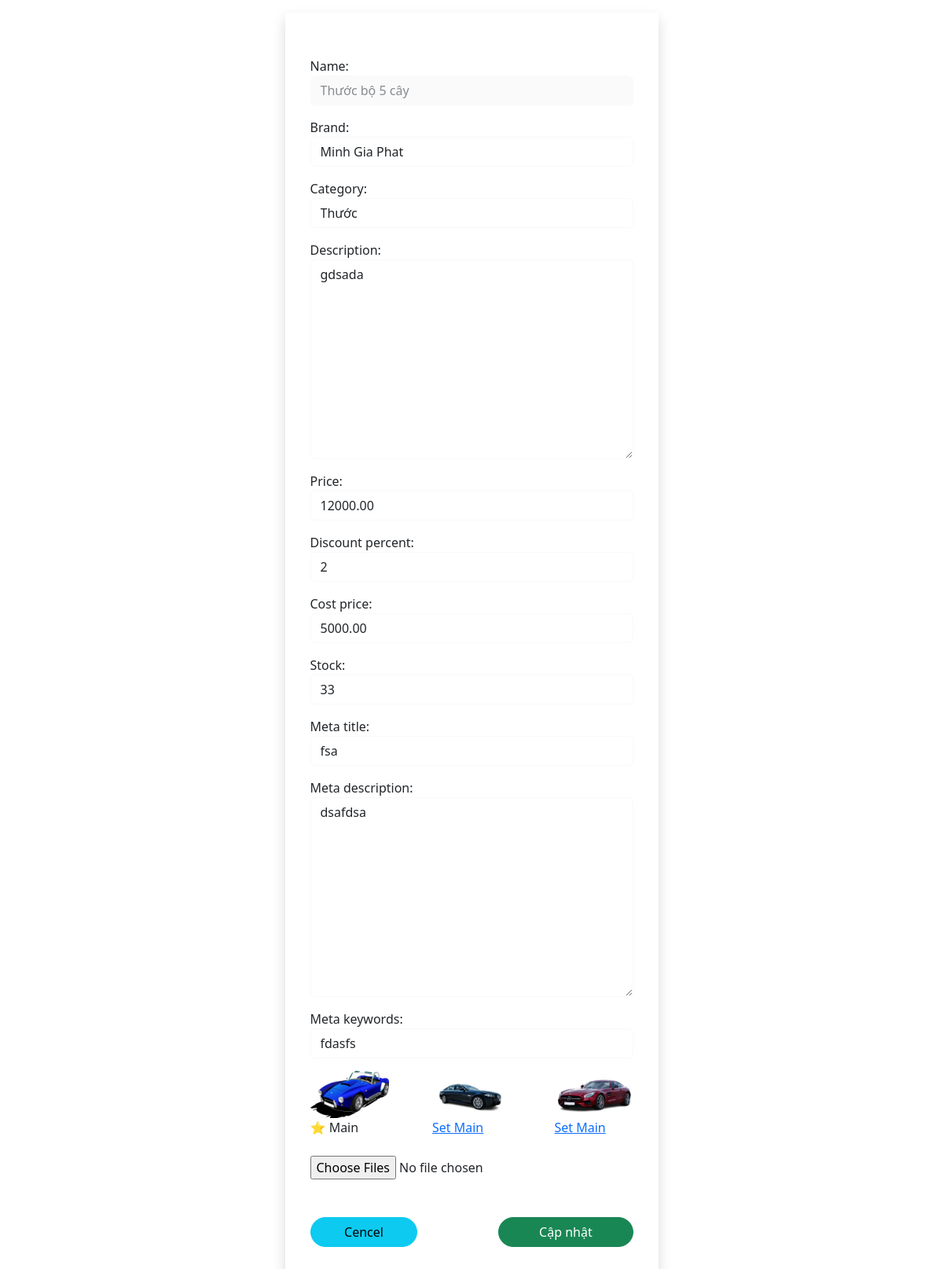
Screenshot of /product/thuoc-bo-5-cay/update/ (signed in) with the database file from the repository.
### store/models.py (models this page shows, shortened)
class Product(models.Model):
    name = models.CharField(max_length=255)
    category = models.ForeignKey(
        Category, on_delete=models.PROTECT, related_name="category_products"
    )
    brand = models.ForeignKey(
        Brand,
        on_delete=models.PROTECT,
        related_name="brand_products",
        null=True,
        blank=True,
    )
    slug = models.SlugField(unique=True, blank=True)
    description = models.TextField(blank=True)
    short_description = models.CharField(max_length=300, blank=True)
    price = models.DecimalField(max_digits=10, decimal_places=2)
    discount_percent = models.DecimalField(
        max_digits=5, decimal_places=0, default=Decimal("0")
    )
    cost_price = models.DecimalField(
        max_digits=10, decimal_places=2, default=Decimal("10.00")
    )
    stock = models.PositiveIntegerField(default=0)
    low_stock_threshold = models.PositiveIntegerField(default=5)
    track_stock = models.BooleanField(default=True)
    is_active = models.BooleanField(default=True)
    is_featured = models.BooleanField(default=False)
    is_sold = models.BooleanField(default=False)
    created_at = models.DateTimeField(auto_now_add=True)
    updated_at = models.DateTimeField(auto_now=True)
    create_by = models.ForeignKey(
        settings.AUTH_USER_MODEL,
        on_delete=models.CASCADE,
        related_name="products",
        blank=True,
        null=True,
    )
    meta_title = models.CharField(max_length=200, blank=True)
    meta_description = models.TextField(max_length=500, blank=True)
    meta_keywords = models.CharField(max_length=300, blank=True)
    objects = models.Manager()
    active = ActiveManager()
    class Meta:
        ordering = ["-created_at"]

class Brand(models.Model):
    name = models.CharField(max_length=255)
    slug = models.SlugField(unique=True, blank=True)
    def __str__(self):
        return self.name

class Category(ImageOptimizationsMixin, MPTTModel):
    name = models.CharField(max_length=255)
    parent = TreeForeignKey(
        "self", on_delete=models.CASCADE, null=True, blank=True, related_name="children"
    )
    slug = models.SlugField(unique=True, blank=True)
    icon_code = models.CharField(max_length=150, blank=True)
    image = models.ImageField(upload_to=original_upload_path, blank=True, null=True)
    is_active = models.BooleanField(default=True, db_default=True)
    is_featured = models.BooleanField(default=False)
    display_order = models.IntegerField(default=0)
    created_at = models.DateTimeField(auto_now_add=True)
    update_at = models.DateTimeField(auto_now=True)
    meta_title = models.CharField(max_length=200, blank=True)
    meta_description = models.TextField(max_length=500, blank=True)
    meta_keywords = models.CharField(max_length=300, blank=True)
    objects = models.Manager()
    active = ActiveManager()
    class MPTTMeta:
        order_insertion_by = ["display_order", "name"]
    class Meta:
        verbose_name_plural = "Categories"
        ordering = ["display_order", "name"]
    def __str__(self):
        return self.name

class ProductImage(ImageOptimizationsMixin, models.Model):
    product = models.ForeignKey(
        Product, on_delete=models.CASCADE, related_name="images"
    )
    is_main = models.BooleanField(default=False)
    order = models.PositiveIntegerField(default=0, db_index=True)
    image = models.ImageField(upload_to=original_upload_path)
    thumbnail = models.ImageField(
        blank=True,
        null=True,
        editable=False,
    )
    medium = models.ImageField(
        blank=True,
        null=True,
        editable=False,
    )
    class Meta:
        ordering = ["order"]
        unique_together = ("product", "order")
        constraints = [
            models.UniqueConstraint(
                fields=["product"],
                condition=Q(is_main=True),
                name="unique_main_image_per_product",
            )
        ]

### store/views.py (the view, shortened to what this page needs)
class ProductUpdateView(RoleRequiredMixin, SuccessMessageMixin, UpdateView):
    model = Product
    form_class = ProductUpdateForm
    slug_field = "slug"
    success_message = "Update product successfully!"
    template_name = "store/products/product_update_form.html"

### store/forms.py
class ProductUpdateForm(BootstrapModelForm):
    class Meta:
        model = Product
        fields = [
            "name",
            "brand",
            "category",
            "description",
            "price",
            "discount_percent",
            "cost_price",
            "stock",
            "meta_title",
            "meta_description",
            "meta_keywords",
        ]
    def __init__(self, *args, **kwargs):
        super().__init__(*args, **kwargs)
        self.lock_specific_fields(["name"])  # Bảo vệ tên sản phẩm khi update

### gtbooks/context_processors.py (called while the page is built)
def site_info(request):
    current_site = get_current_site(request)
    return {
        "site_name": current_site.name,
        "site_domain": current_site.domain,
    }

def nav_categories(request):
    from store.models import Category
    return {
        "nav_categories": Category.active.filter(parent__isnull=True)
        .prefetch_related("children")
        .order_by("display_order", "name")
    }

### store/forms.py (called while the page is built)
    def lock_specific_fields(self, locked_fields):
        if self.instance and self.instance.pk:
            for field_name in locked_fields:
                if field_name in self.fields:
                    self.fields[field_name].widget.attrs.update(
                        {
                            "readonly": True,
                            "class": "form-control bg-light text-muted",
                            "style": "opacity: 0.7; cursor: not-allowed;",
                        }
                    )

### store/models.py (called while the page is built)
    def get_queryset(self):
        return super().get_queryset().filter(is_active=True)

### tools/required_role.py (called while the page is built)
    def dispatch(self, request, *args, **kwargs):
        if not request.user.is_authenticated:
            raise PermissionDenied()
        if request.user.is_superuser:
            return super().dispatch(request, *args, **kwargs)
        if request.user.role in self.allowed_roles:
            return super().dispatch(request, *args, **kwargs)
        raise PermissionDenied()

### templates/store/products/product_update_form.html (shortened to what this page needs)
{% extends 'base.html' %}
{% block content %}
  <div class="container-fluild d-flex justify-content-center mt-3">
    <div class="shadow p-3 py-4">
      <div class="p-3">
        <form action="{% url 'store:product_update' object.slug %}" method="post" enctype="multipart/form-data">
          {{ form.as_p }}
          <div id="image-list" class="d-flex justify-content-between align-items-center">
            {% for img in product.images.all %}
              <div class="position-relative" class="image-item" data-id="{{ img.id }}">
                <img src="{{ img.image.url }}" width="100" />
                <div>
                  {% if img.is_main %}
                    ⭐ Main
                  {% else %}
                    <a href="{% url 'store:set_main_image' img.pk %}">Set Main</a>
                  {% endif %}
                </div>
              </div>
            {% endfor %}
          </div>
          <br />
          <input type="file" name="images" multiple required onchange="previewImages(event)" />
          <div class="d-flex justify-content-between align-items-center mt-5">
            <a class="btn btn-info rounded-pill col-4 me-2" href="">Cencel</a>
            <input class="btn btn-success rounded-pill col-5" type="submit" value="Cập nhật" />
          </div>
        </form>
      </div>
    </div>
  </div>
{% endblock %}

### static/core/css/main.css (style rules this page uses)
body { font-family: var(--bs-font-sans-serif); background-color: #fff; }
a, button, .btn, .card, .nav-link { transition: background-color 0.25s ease, color 0.2s ease; }

### static/core/css/base.css (style rules this page uses)
:root { --bs-primary: #278aae; --bs-primary-rgb: 39, 138, 174; --bs-secondary: #e2e2e2; --bs-secondary-rgb: 226, 226, 226; --bs-success-rgb: 25, 135, 84; --bs-info-rgb: 82, 192, 238; --bs-warning-rgb: 255, 193, 7; --bs-danger-rgb: 220, 53, 69; --bs-light-rgb: 248, 249, 250; --bs-dark-rgb: 33, 37, 41; --bs-white: #fff; --bs-black: #000; --bs-body-color: #212529; --bs-body-bg: #fff; --bs-font-sans-serif: system-ui, -apple-system, "Segoe UI", Roboto, "Helvetica Neue", Arial, sans-serif, "Apple Color Emoji", "Segoe UI Emoji", "Segoe UI Symbol"; --bs-success: #198754; --bs-info: #52c0ee; --bs-blue: #214468; --bs-warning: #ffc107; --bs-danger: #d41f31; --bs-light: #f8f9fa; --bs-dark: #212529; --bs-yellow: #f7e1ae; --bs-box-shadow: 0 0.5rem 1rem rgba(0, 0, 0, 0.15); --bs-input-box-shadow: inset 0 0.075rem 0.15rem rgba(0, 0, 0, 0.15); --sidebar-width: 260px; --bg-body: #f4f7f9; --bg-hover: #667eea; --accent-color: var(--bs-primary); }

### static/registration/css/profile.css (style rules this page uses)
.form-control, .form-select { border-color: var(--bs-light); }

### rows the page displays
Product: name "Thước bộ 5 cây", brand "Minh Gia Phat", category "Thước", description "gdsada", price "12000.00", discount_percent "2", cost_price "5000.00", stock "33", meta_title "fsa", meta_description "dsafdsa", meta_keywords "fdasfs"
ProductImage: image (picture), is_main "⭐ Main"
ProductImage: image (picture), is_main "Set Main"
ProductImage: image (picture), is_main "Set Main"
